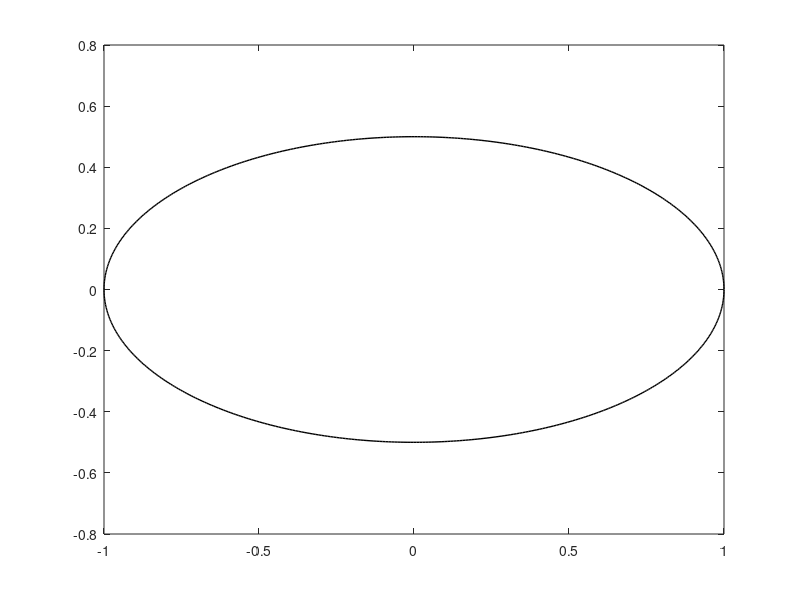

The MATLAB script that drew this image:
function pts = plotEllipse(c,a,b,alpha,col,sz)
% plot circle function
%
% Inputs:
%   <c>     center of ellipse
%   <a>     major axis distance
%   <b>     minor axis distance
%   <alpha> angle between x-axis and major axis
%   <col>   color of the line
%   <sz>    size of the line
%
% https://en.wikipedia.org/wiki/Ellipse
% Mohamed Mustafa, 2016

if nargin<6
    sz = 1;
    if nargin<5
        col = 'k-';
        if nargin<4
            alpha = 0;
            if nargin<3
                b = 0.5;
                if nargin<2
                    a = 1;
                    if nargin<1
                        c = [0 0]';
                    end
                end
            end
        end
    end
end
if isempty(col)
    col = 'k-';
end

th = 0:1e-2:2*pi;
x = c(1) + a*cos(th)*cos(alpha) - b*sin(th)*sin(alpha);
y = c(2) + a*cos(th)*sin(alpha) + b*sin(th)*cos(alpha);
plot(x,y,col,'LineWidth',sz);
if nargout>0
    pts = [x;y];
end
return